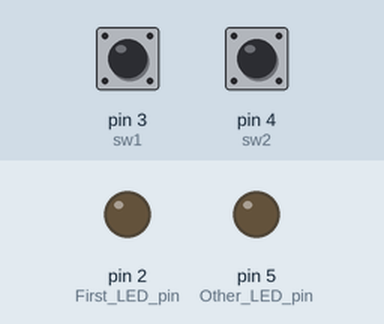
A sketch run on a simulated Arduino Uno, built with avr-gcc and run on an emulated ATmega328P. Shown: output pins drawn as LEDs (lit = HIGH). The test bench sets the inputs (shaded band); at power-on: pin 4 (sw2) HIGH, pin 3 (sw1) HIGH.

Above: at 1.2 s.
1.3 s: pin 4 (sw2) pulled LOW for 0.15 s
At 2.9 s:
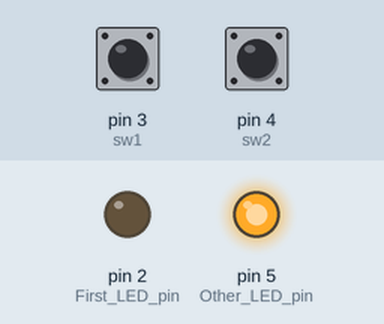
4.3 s: pin 3 (sw1) pulled LOW for 0.15 s
At 5.23 s:
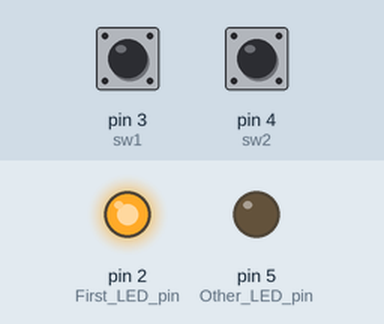
Timing chart, 0 to 13.3 s (numbered marks = the images above; inputs shaded):
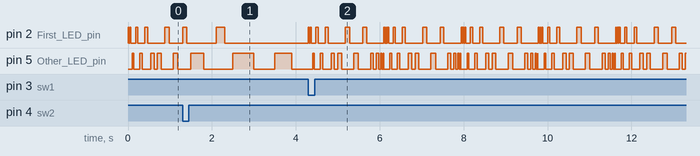

Measured:
- by itself, pin 2 (First_LED_pin): repeats every 1.8 s: LOW 0.02 s, HIGH 0.03 s, LOW 0.11 s, HIGH 0.05 s, LOW 0.17 s, HIGH 0.07 s, LOW 0.41 s, HIGH 0.10 s, LOW 0.32 s, HIGH 0.09 s, LOW 0.41 s, HIGH 0.02 s, LOW 0.02 s, HIGH 0.02 s
- by itself, pin 5 (Other_LED_pin): repeats every 1.8 s: LOW 0.14 s, HIGH 0.06 s, LOW 0.20 s, HIGH 0.08 s, LOW 0.08 s, HIGH 0.09 s, LOW 0.29 s, HIGH 0.11 s, LOW 0.29 s, HIGH 0.07 s, LOW 0.07 s, HIGH 0.05 s, LOW 0.05 s, HIGH 0.03 s, LOW 0.03 s, HIGH 0.01 s, LOW 0.15 s, HIGH 0.04 s

The sketch:

Hw4Skel.ino
```cpp
// EE2800 Homework #4
// Ultra Cylon Skeleton code to test soldering project.
// Fall 2018
// Joshua Blaney

int sw1 = 3;     // First Switch pin number
int sw2 = 4;     // Second Switch pin number

int LEDpin1[] = {2, 2, 5, 2, 5, 2, 5, 5, 2, 5, 2, 5, 5, 5, 5, 2, -1
                };
int LEDdur1[] = {20, 30, 40, 50, 60, 70, 80, 90, 100, 110, 90, 70, 50, 30, 10, 20
                };

//define LEDpin2 here
int LEDpin2[] = {2,5,2,5,5,2,5,5,2,5,2,5,2,2,5,2,5,5,2,5,2,5,-1};

//define LEDdur2 here
int LEDdur2[] = {100,300,200,500,400,700,600,500,400,
                 200,300,100,300,200,500,400,700,600,500,400,20};

int pattern = 1; //startup pattern

void setup() {
  //various pinMode statements
  pinMode(2,OUTPUT);            // First LED pin
  pinMode(sw1,INPUT_PULLUP);    // First switch pin
  pinMode(sw2,INPUT_PULLUP);    // Second switch pin
  pinMode(5,OUTPUT);            // Other LED pin
}

void loop() {
    if (pattern == 1) {                                               // Conditional statement to see if the first blink pattern is used
      //blink pattern 1
      for(int k = 0; k < 16; k++){                                    // For statement to go through first blink pattern
         if (digitalRead(sw2) == LOW){ pattern = 2; break;}           // Check for change in switch 1, break the loop and execute other pattern
         digitalWrite(LEDpin1[k], HIGH);
         delay(LEDdur1[k]);
         digitalWrite(LEDpin1[k], LOW);
         delay(LEDdur1[k]);
  }
    }
    else {
      //blink pattern 2
      for(int k = 0; k < 21; k++){                                    // For statement to go through second blink pattern
         if (digitalRead(sw1) == LOW){ pattern = 1; break;}           // Check for change in switch 2, break loop and execute other pattern
         digitalWrite(LEDpin2[k], HIGH);
         delay(LEDdur2[k]);
         digitalWrite(LEDpin2[k], LOW);
         delay(LEDdur2[k]);
    }
  }
}
```
